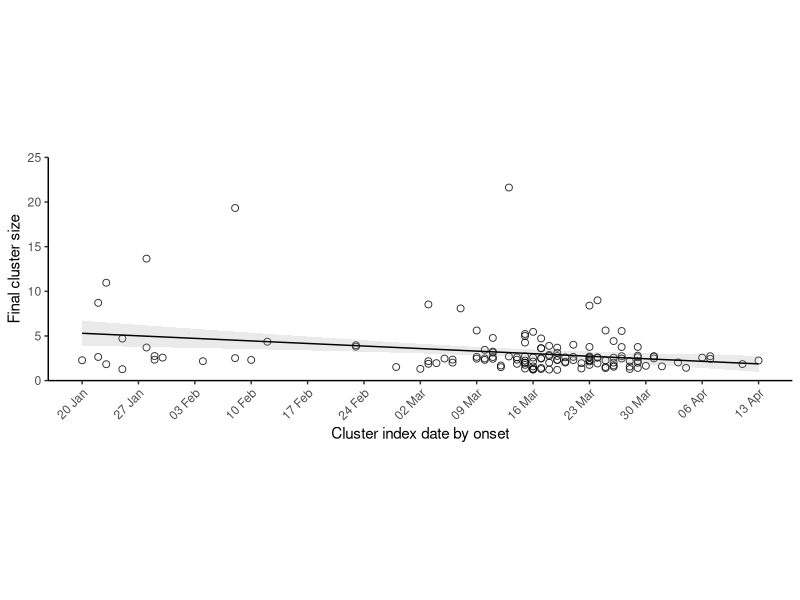
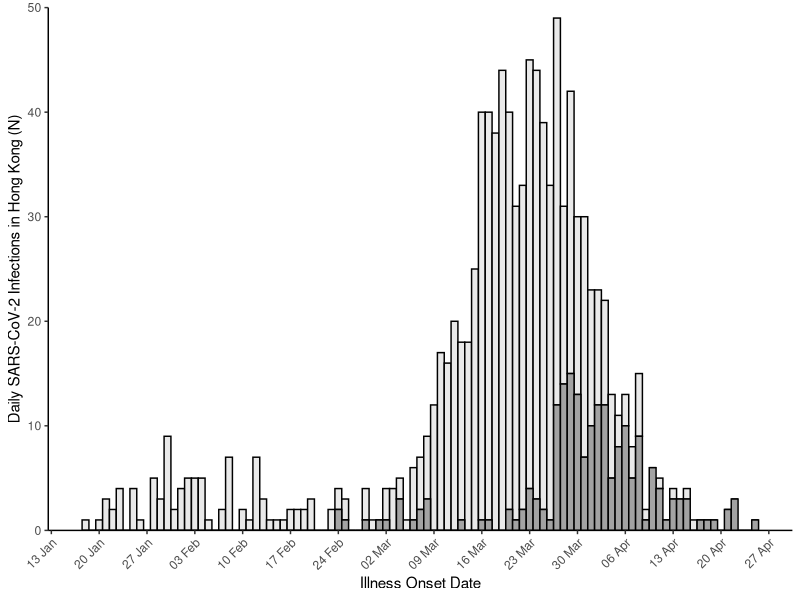
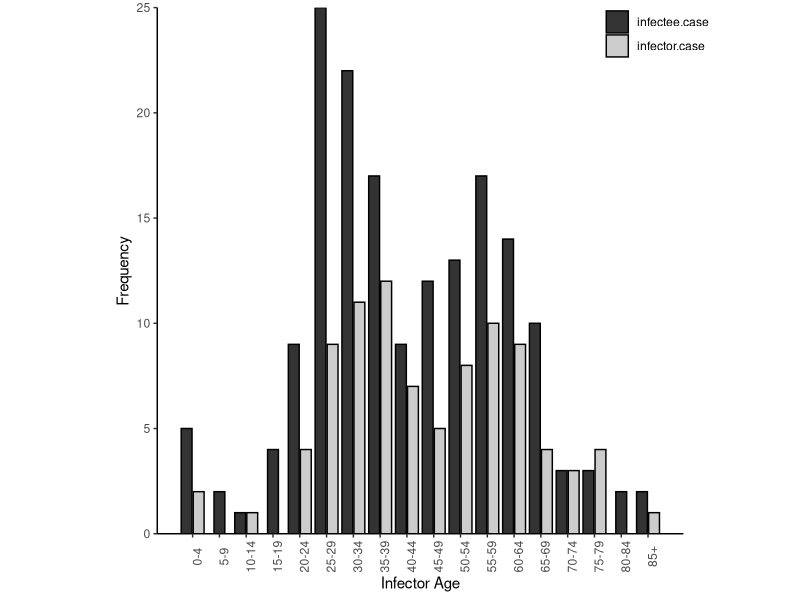
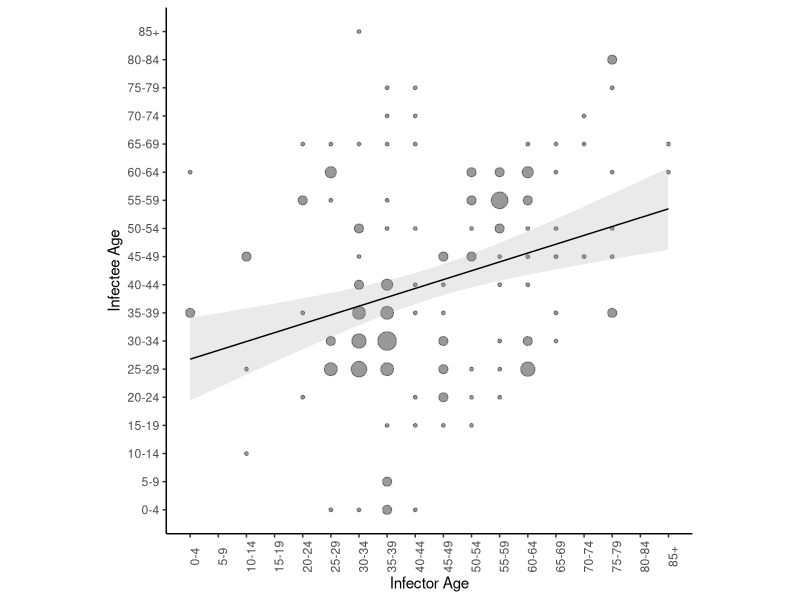

Generate these figures, in order, with R: (Note: this script raises an error after producing the figures.)
library(tidyverse)
library(lubridate)
library(fitdistrplus)
library(viridis)

#import data
case_data <- read_csv(file = "data/case_data.csv")
age_transmission_pairs <- read_csv(file = "data/age_pairs.csv")
sex_transmission_pairs <- read_csv(file = "data/sex_transmission_pairs.csv")
transmission_pairs <- read_csv(file = "data/transmission_pairs.csv")
bar_data <- read_csv("data/bar_data.csv")

#recode case_data dates
case_data <- case_data %>%
  mutate(onset.date = dmy(onset.date),
         confirm.date = dmy(confirm.date),
         epi.date = dmy(epi.date))

#Extended Data Figure 1 excluding N=106 outlier edited in post
case_data %>%
  filter(cluster.id != 0) %>%
  group_by(cluster.id) %>%
  mutate(cluster.size = n()) %>%
  arrange(epi.date) %>%
  slice(1L) %>%
  ggplot() +
  geom_jitter(aes(x = epi.date, y = cluster.size), alpha = 0.8, size = 2, shape = 21, width = 0, height = 0.8) +
  geom_smooth(method = lm, aes(x = epi.date, y = cluster.size), se = T, size = 0.5, colour = "black", alpha = 0.2) + 
  scale_x_date("Cluster index date by onset", date_breaks = "1 week", date_labels = "%d %b", minor_breaks = NULL) +
  scale_y_continuous("Final cluster size", expand = c(0,0), limits = c(0,25)) +
  theme_classic() +
  theme(aspect.ratio = 0.3, legend.position = "NULL", axis.text.x = element_text(angle = 45, hjust = 1))


##Stats for Extended Data Figure 1
case_data %>%
  filter(cluster.id != 0) %>%
  group_by(cluster.id) %>%
  mutate(cluster.size = n()) %>%
  arrange(epi.date) %>%
  slice(1L) %>%
  lm(as.numeric(epi.date) ~ cluster.size, data = .) %>%
  summary()


#Extended Data Figure 2
ggplot(data = case_data) +
  geom_histogram(aes(x = epi.date, fill = fct_rev(symptomatic)), colour = 'black', binwidth = 1, alpha = 0.9) +
  labs(x="Illness Onset Date") +
  theme_classic() +
  theme(axis.text.x = element_text(angle = 45, hjust = 1), legend.position = 'none') +
  scale_x_date(date_breaks = "1 week", 
               date_labels = "%d %b", 
               minor_breaks = NULL) +
  scale_y_continuous("Daily SARS-CoV-2 Infections in Hong Kong (N)", expand = c(0,0), limits = c(0,50)) +
  scale_fill_grey(start = 0.9, end = 0.6)

#####Extended Data Figure 3
#Figure 3A
ggplot(data=age_transmission_pairs) +
  geom_bar(aes(x = agegroup, fill = transmission), color = "black", position = position_dodge2(preserve = "single")) +
  theme_classic() +
  scale_x_continuous(name = "Infector Age", breaks = 1:18,
                     labels = c("0-4","5-9","10-14","15-19","20-24","25-29","30-34","35-39","40-44","45-49","50-54","55-59","60-64","65-69","70-74","75-79","80-84","85+")) +
  scale_y_continuous(name = "Frequency", expand = c(0,0)) +
  labs(fill = "Pair") +
  theme(aspect.ratio = 1, legend.position = c(0.95, 0.95), legend.title = element_blank(), axis.text.x = element_text(angle = 90)) +
  scale_fill_grey()

#Figure 3B (missing age for 1 case responsible for 11 secondary cases)
ggplot(data = transmission_pairs) +
  geom_count(aes(x = agegroup.infector, y = agegroup.infectee), colour = "black", alpha = 0.4) +
  geom_smooth(method = lm, aes(x=agegroup.infector, y=agegroup.infectee), se = T, size = 0.5, colour = "black", alpha = 0.2) +
  scale_x_continuous(name = "Infector Age", breaks = 1:18,
                     labels = c("0-4","5-9","10-14","15-19","20-24","25-29","30-34","35-39","40-44","45-49","50-54","55-59","60-64","65-69","70-74","75-79","80-84","85+")) +
  scale_y_continuous(name = "Infectee Age", breaks = 1:18,
                     labels = c("0-4","5-9","10-14","15-19","20-24","25-29","30-34","35-39","40-44","45-49","50-54","55-59","60-64","65-69","70-74","75-79","80-84","85+")) +
  theme_classic() +
  theme(aspect.ratio = 1, axis.text.x = element_text(angle = 90), legend.position = "none")


#Significance tests for Figure 3A and 3B
age_transmission_pairs %>%
  mutate(transmission = as_factor(transmission)) %>%
  t.test(age ~ transmission, data = .)

summary(lm(agegroup.infector ~ agegroup.infectee, data = transmission_pairs))

chisq_test(x = sex_transmission_pairs$male, y = sex_transmission_pairs$transmission)

###Extended Data figure 4 and supplementary table 4 (wave 1 wave 2)
## WAVE ONE
#count number of offspring per individual infector for wave one before march first
offspring_w1 <- transmission_pairs %>%
  dplyr::select(infector.case, infector.epi.date) %>%
  filter(infector.epi.date < "2020-03-01") %>%
  dplyr::select(infector.case) %>%
  group_by(infector.case) %>%
  count() %>%
  arrange(desc(n))

#count number of terminal infectees including sporadic local cases
infectee_w1 <- transmission_pairs %>%
  filter(infectee.epi.date < "2020-03-01") %>%
  dplyr::select(infector.case, infectee.case) %>%
  gather() %>%
  filter(key == 'infectee.case')

infector_w1 <- transmission_pairs %>%
  filter(infector.epi.date < "2020-03-01") %>%
  dplyr::select(infector.case, infectee.case) %>%
  gather() %>%
  filter(key == 'infector.case')

duplicate_w1 <- infector_w1 %>%
  left_join(., infectee_w1, by = 'value') %>%
  filter(key.y != 'NA') %>%
  dplyr::select(value) %>%
  distinct()

nterminal_infectees_w1 <- infectee_w1 %>% 
  dplyr::select(value) %>%
  filter(!value %in% duplicate_w1$value) %>%
  transmute(case.no = as.numeric(value)) %>%
  nrow() + 11

#create vector of complete offspring distribution for wave one with terminal cases having zero secondary cases
complete_offspringd_w1 <- enframe(c(offspring_w1$n, rep(0,nterminal_infectees_w1)))

#fit negative binomial distribution to wave one offspring distribution
nbfit_w1 <- complete_offspringd_w1 %>%
  pull(value) %>%
  fitdist(., distr = 'nbinom')

#calculation of proportion of cases who do not spread to anyone from nbfit and nbfit_boot of wave 1
dnbinom(0, size = 0.3981823, mu = 0.6064477)
dnbinom(0, size = 0.2071336, mu = 0.3838060)
dnbinom(0, size = 0.9461882, mu = 0.8586690)

#Plot Extended Data Figure 4A
ggplot() +
  geom_histogram(aes(x=complete_offspringd_w1$value, y = ..density..), fill = "#dedede", colour = "Black", binwidth = 1) +
  geom_point(aes(x = 0:11, y = dnbinom(x = 0:11, size = nbfit_w1$estimate[[1]], mu = nbfit_w1$estimate[[2]])), size = 1.5) +
  stat_smooth(aes(x = 0:11, y = dnbinom(x = 0:11, size = nbfit_w1$estimate[[1]], mu = nbfit_w1$estimate[[2]])), method = 'lm', formula = y ~ poly(x, 9), se = FALSE, size = 0.5, colour = 'black') +
  expand_limits(x = 0, y = 0) +
  scale_x_continuous("Epoch 1 Secondary Cases / Infector", expand = c(0, 0), breaks = 0:11)  +
  scale_y_continuous("Proportion",limits = c(0,0.8),expand = c(0, 0)) +
  theme_classic() +
  theme(aspect.ratio = 1)


### WAVE TWO
#count number of offspring per individual infector for wave two after march first. 
offspring_w2 <-transmission_pairs %>%
  dplyr::select(infector.case, infector.epi.date) %>%
  filter(infector.epi.date >= "2020-03-01") %>%
  dplyr::select(infector.case) %>%
  group_by(infector.case) %>%
  count() %>%
  arrange(desc(n))

#count number of terminal infectees including sporadic local cases
infectee_w2 <- transmission_pairs %>%
  filter(infectee.epi.date >= "2020-03-01") %>%
  dplyr::select(infector.case, infectee.case) %>%
  gather() %>%
  filter(key == 'infectee.case')

infector_w2 <- transmission_pairs %>%
  filter(infector.epi.date >= "2020-03-01") %>%
  dplyr::select(infector.case, infectee.case) %>%
  gather() %>%
  filter(key == 'infector.case')

duplicate_w2 <- infector_w2 %>%
  left_join(., infectee_w2, by = 'value') %>%
  filter(key.y != 'NA') %>%
  dplyr::select(value) %>%
  distinct()

nterminal_infectees_w2 <- infectee_w2 %>% 
  dplyr::select(value) %>%
  filter(!value %in% duplicate_w2$value) %>%
  transmute(case.no = as.numeric(value)) %>%
  nrow() + 35

#create vector of complete offspring distribution for wave one with terminal cases having zero secondary cases
complete_offspringd_w2 <- enframe(c(offspring_w2$n, rep(0,nterminal_infectees_w2)))

#fit negative binomial distribution to wave one offspring distribution
nbfit_w2 <- complete_offspringd_w2 %>%
  pull(value) %>%
  fitdist(., distr = 'nbinom')

#calculation of proportion of cases who do not spread to anyone from nbfit and nbfit_boot of wave 2
dnbinom(0, size = 0.4425313, mu = 0.5705630)
dnbinom(0, size = 0.2731069, mu = 0.4240127)
dnbinom(0, size = 0.8230628, mu = 0.7329678)

#Plot Extended Data Figure 4B
ggplot() +
  geom_histogram(aes(x=complete_offspringd_w2$value, y = ..density..), fill = "#dedede", colour = "Black", binwidth = 1) +
  geom_point(aes(x = 0:11, y = dnbinom(x = 0:11, size = nbfit_w2$estimate[[1]], mu = nbfit_w1$estimate[[2]])), size = 1.5) +
  stat_smooth(aes(x = 0:11, y = dnbinom(x = 0:11, size = nbfit_w2$estimate[[1]], mu = nbfit_w1$estimate[[2]])), method = 'lm', formula = y ~ poly(x, 9), se = FALSE, size = 0.5, colour = 'black') +
  expand_limits(x = 0, y = 0) +
  scale_x_continuous("Epoch 2 Secondary Cases / Infector", expand = c(0, 0), breaks = 0:11)  +
  scale_y_continuous("Proportion",limits = c(0,0.8),expand = c(0, 0)) +
  theme_classic() +
  theme(aspect.ratio = 1)

#Extended Data Figure 5
offspring <- transmission_pairs %>%
  dplyr::select(infector.case) %>%
  group_by(infector.case) %>%
  count() %>%
  arrange(desc(n))

transmission_pairs %>%
  dplyr::select(infector.case, infector.epi.date) %>%
  distinct() %>%
  left_join(., offspring, by = "infector.case") %>%
  arrange(desc(n)) %>%
  mutate(infector.epi.date = dmy(infector.epi.date)) %>%
  ggplot() +
  geom_bar(aes(x = infector.epi.date, y = n), stat = 'identity', fill = "#dedede", color = "black", size = 0.3) +
  scale_x_date("Infector Illness Onset Date",
               date_breaks = "1 week", 
               date_labels = "%d %b", 
               minor_breaks = NULL) +
  scale_y_continuous("Secondary Cases / Day", expand = c(0,0), limits = c(0,20)) +
  theme_classic() +
  theme(aspect.ratio = 0.3, axis.text.x = element_text(angle = 45, hjust = 1))


####SUPPLEMENTARY FIGURE 6 & SUPPLEMENTARY TABLE 3 & 5
###Supplementary Figure 6A and Table 3
#fit lognormal distribution by maximum likeihood
lgfit <- transmission_pairs %>%
  filter(onset.diff != 'NA', 
         onset.diff >=1 ) %>%
  pull(onset.diff) %>%
  fitdist(data = ., distr = 'lnorm')

#fit gamma distribution by maximum likeihood
gfit <- transmission_pairs %>%
  filter(onset.diff != 'NA', 
         onset.diff >=1 ) %>%
  pull(onset.diff) %>%
  fitdist(data = ., distr = 'gamma')

#fit weibull distribution by maximum likeihood
wfit <- transmission_pairs %>%
  filter(onset.diff != 'NA', 
         onset.diff >=1 ) %>%
  pull(onset.diff) %>%
  fitdist(data = ., distr = 'weibull')

summary(lgfit)
summary(gfit)
summary(wfit)

#bootstrapped analysis
gfit_boot <- summary(bootdist(gfit))
wfit_boot <- summary(bootdist(wfit))
lgfit_boot <- summary(bootdist(lgfit))

#Supplementary Figure 6A
transmission_pairs %>%
  filter(!is.na(onset.diff)) %>%
  ggplot() +
  geom_histogram(aes(x = onset.diff, y = ..density..), fill = '#dedede', colour = "black", binwidth = 1) +
  stat_function(fun = dgamma, args = list(shape = gfit$estimate[[1]], rate = gfit$estimate[[2]]), size = 0.8, linetype = 1) +
  stat_function(fun = dweibull, args = list(shape = wfit$estimate[[1]], scale = wfit$estimate[[2]]), size = 0.8, linetype = 2) +
  stat_function(fun = dlnorm, args = list(meanlog = lgfit$estimate[[1]], sdlog = lgfit$estimate[[2]]), size = 0.8, linetype = 3) +
  scale_x_continuous("Serial Interval (Days)") +
  scale_y_continuous("Proportion", expand = c(0,0), limits = c(0,0.20)) +
  theme_classic() +
  theme(aspect.ratio = 1)

###Supplementary Figure 6B and Table 5
#count number of offspring per individual infector
offspring <- transmission_pairs %>%
  dplyr::select(infector.case) %>%
  group_by(infector.case) %>%
  count() %>%
  arrange(desc(n))

#count number of terminal infectees including sporadic local cases
infectee <- transmission_pairs %>%
  dplyr::select(infector.case, infectee.case) %>%
  gather() %>%
  filter(key == 'infectee.case')

infector <-  transmission_pairs %>%
  dplyr::select(infector.case, infectee.case) %>%
  gather() %>%
  filter(key == 'infector.case')

duplicate <- infector %>%
  left_join(., infectee, by = 'value') %>%
  filter(key.y != 'NA') %>%
  dplyr::select(value) %>%
  distinct()

nterminal_infectees <- infectee %>% 
  dplyr::select(value) %>%
  filter(!value %in% duplicate$value) %>%
  transmute(case.no = as.numeric(value)) %>%
  nrow() + 46 #46 Sporadic Local cases without links to additional transmission

#create vector of complete offspring distribution with terminal cases having zero secondary cases
complete_offspringd <- enframe(c(offspring$n, rep(0,nterminal_infectees)))

#fit  distriubtions by maximum likelihood

nbfit <- complete_offspringd %>%
  pull(value) %>%
  fitdist(., distr = 'nbinom')

gefit <- complete_offspringd %>%
  pull(value) %>%
  fitdist(., distr = 'geom')

pfit <- complete_offspringd %>%
  pull(value) %>%
  fitdist(., distr = 'pois')

summary(nbfit)
summary(gefit)
summary(pfit)

#bootsprapped analysis
nbfit_boot <- summary(bootdist(nbfit))
gefit_boot <- summary(bootdist(gefit))
pfit_boot <- summary(bootdist(pfit))

#Figure 6B
ggplot() +
  geom_histogram(aes(x=complete_offspringd$value, y = ..density..), fill = "#dedede", colour = "black", binwidth = 1) +
  geom_point(aes(x = 0:11, y = dgeom(x = 0:11, prob = gefit$estimate[[1]])), color = 'black', size = 2, shape = 'triangle') +
  stat_smooth(aes(x = 0:11, y = dgeom(x = 0:11, prob = gefit$estimate[[1]])), method = 'lm', formula = y ~ poly(x, 9), se = FALSE, colour = 'black', size =0.8) +
  geom_point(aes(x = 0:11, y = dpois(x = 0:11, lambda = pfit$estimate[[1]])), color = 'black', size = 2, shape = 'square') +
  stat_smooth(aes(x = 0:11, y = dpois(x = 0:11, lambda = pfit$estimate[[1]])), method = 'lm', formula = y ~ poly(x, 9), se = FALSE, colour = 'black', size = 0.8, linetype = 3) +
  expand_limits(x = 0, y = 0) +
  scale_x_continuous("Secondary Cases / Infector", expand = c(0, 0), breaks = 0:11)  +
  scale_y_continuous("Density", limits = c(0,0.7), expand = c(0, 0)) +
  theme_classic() +
  theme(aspect.ratio = 1)

####Supplementary Figure 7 (dependant on negative binomial analysis above)

#Plot joint estiamte of R and k (Figure 7A)
nbfit_boot$estim %>%
  as_tibble() %>%
  ggplot() +  
  geom_point(aes(x = size, y = mu), shape = 21, size = 2, alpha = 0.8) +
  theme_classic() +
  theme(aspect.ratio = 1) +
  scale_x_continuous(expression(paste(italic("k"))), expand = c(0,0),limits = c(0,1.2), breaks = seq(0,1.2, by = 0.3)) +
  scale_y_continuous("R", expand = c(0,0),limits = c(0,1.0), breaks = seq(0,1.0, by = 0.2))

#Plot historgram of R estiamtes (Figure 7B)
nbfit_boot$estim %>%
  as_tibble() %>%
  ggplot() +
  geom_histogram(aes(x = mu), bins = 25, fill = "#dedede", colour = "black") +
  theme_classic() +
  theme(aspect.ratio = 1) +
  scale_x_continuous("R", expand = c(0,0)) +
  scale_y_continuous("Sampling distribution", expand = c(0,0), limits = c(0,150))

#Plot historgram of k estiamtes (Figure 7C)
nbfit_boot$estim %>%
  as_tibble() %>%
  ggplot() +
  geom_histogram(aes(x = size), bins = 25, fill = "#dedede", colour = "black") +
  theme_classic() +
  theme(aspect.ratio = 1) +
  scale_x_continuous(expression(paste(italic("k"))), expand = c(0,0)) +
  scale_y_continuous("Sampling distribution", expand = c(0,0), limits = c(0,150))


#Supplementary Figure 8 (dependant on analysis from Supplementary figure 4 above wave 1 and wave 2)
#Plot joint estiamte of R and k wave 1 (Figure 8A)
nbfit_boot_w1$estim %>%
  as_tibble() %>%
  ggplot() +  
  geom_point(aes(x = size, y = mu), shape = 21, size = 2, alpha = 0.8) +
  theme_classic() +
  theme(aspect.ratio = 1) +
  scale_x_continuous(expression(paste(italic("k"))), expand = c(0,0),limits = c(0,2.4),breaks = seq(0,2.4, by = 0.4)) +
  scale_y_continuous("R", expand = c(0,0),limits = c(0,1.2), breaks = seq(0,1.2, by = 0.2))

#Plot historgram of R estiamtes (Figure 8B)
nbfit_boot_w1$estim %>%
  as_tibble() %>%
  ggplot() +
  geom_histogram(aes(x = mu), bins = 25, fill = "#dedede", colour = "black") +
  theme_classic() +
  theme(aspect.ratio = 1) +
  scale_x_continuous("R", expand = c(0,0),limits = c(0,1.2), breaks = seq(0,1.2, by = 0.2)) +
  scale_y_continuous("Sampling distribution", expand = c(0,0), limits = c(0,300))

#Plot historgram of k estiamtes (Figure 8C)
nbfit_boot_w1$estim %>%
  as_tibble() %>%
  ggplot() +
  geom_histogram(aes(x = size), bins = 25, fill = "#dedede", colour = "black") +
  theme_classic() +
  theme(aspect.ratio = 1) +
  scale_x_continuous(expression(paste(italic("k"))), expand = c(0,0),limits = c(0,2.4), breaks = seq(0,2.4, by = 0.4)) +
  scale_y_continuous("Sampling distribution", expand = c(0,0), limits = c(0,400))

#Plot joint estiamte of R and k wave 2 (Figure 8D)
nbfit_boot_w2$estim %>%
  as_tibble() %>%
  ggplot() +  
  geom_point(aes(x = size, y = mu), shape = 21, size = 2, alpha = 0.8) +
  theme_classic() +
  theme(aspect.ratio = 1) +
  scale_x_continuous(expression(paste(italic("k"))), expand = c(0,0),limits = c(0,2.4),breaks = seq(0,2.4, by = 0.4)) +
  scale_y_continuous("R", expand = c(0,0),limits = c(0,1.2), breaks = seq(0,1.2, by = 0.2))

#Plot historgram of R estiamtes (Figure 8E)
nbfit_boot_w2$estim %>%
  as_tibble() %>%
  ggplot() +
  geom_histogram(aes(x = mu), bins = 25, fill = "#dedede", colour = "black") +
  theme_classic() +
  theme(aspect.ratio = 1) +
  scale_x_continuous("R", expand = c(0,0),limits = c(0,1.2), breaks = seq(0,1.2, by = 0.2)) +
  scale_y_continuous("Sampling distribution", expand = c(0,0), limits = c(0,300)) 

#Plot historgram of k estiamtes (Figure 8F)
nbfit_boot_w2$estim %>%
  as_tibble() %>%
  ggplot() +
  geom_histogram(aes(x = size), bins = 25, fill = "#dedede", colour = "black") +
  theme_classic() +
  theme(aspect.ratio = 1) +
  scale_x_continuous(expression(paste(italic("k"))), expand = c(0,0),limits = c(0,2.4), breaks = seq(0,2.4, by = 0.4)) +
  scale_y_continuous("Sampling distribution", expand = c(0,0), limits = c(0,400))


###Extended Data Figure 9

##Figure 9A
bar_data %>%
  mutate(cluster.generation = as.ordered(cluster.generation)) %>%
  ggplot() +
  geom_bar(aes(x = epi.date, fill = cluster.generation), width = 0.9) +
  scale_x_date(name = "Onset Date",
               date_breaks = "2 days", 
               date_labels = "%d %b", 
               minor_breaks = NULL) +
  scale_y_continuous("Case Count", expand = c(0,0), breaks = seq(0,16, by = 2), limits = c(0,16)) +
  theme_classic() +
  theme(aspect.ratio = 0.3, 
        legend.position = 'none', 
        axis.text.x = element_text(angle = 45, hjust = 1 )) +
  scale_fill_viridis_d()

#Figure 9B
bar_data %>%
  ggplot() +
  geom_bar(aes(x = age.group, fill = cluster.generation)) +
  scale_x_continuous(name = "Age Group", expand = c(0,0), breaks = 1:18,
                     labels = c("0-4",
                                "5-9",
                                "10-14",
                                "15-19",
                                "20-24",
                                "25-29",
                                "30-34",
                                "35-39",
                                "40-44",
                                "45-49",
                                "50-54",
                                "55-59",
                                "60-64",
                                "65-69",
                                "70-74",
                                "75-79",
                                "80-84",
                                "85+")) +
  scale_y_continuous("Case Count", expand = c(0,0), breaks = seq(0,25, by = 5), limits = c(0,25)) +
  theme_classic() +
  theme(aspect.ratio = 0.3, 
        legend.position = 'none', 
        axis.text.x = element_text(angle = 45, hjust = 1 )) +
  scale_fill_viridis_d()

#Figure 9C (additional editing for production done in post)
bar_data %>%
  mutate(cluster.generation = as.ordered(cluster.generation)) %>%
  dplyr::select(-epi.date, -age.group) %>%
  filter(!is.na(onset.date)) %>%
  gather(date.type, date, -c(case.no, cluster.generation)) %>%
  mutate(case.no = factor(case.no, levels=rev(unique(case.no)), ordered=TRUE)) %>%
  mutate(date = as.Date(date, origin = "1970-01-01")) %>%
  ggplot() +
  geom_line(aes(x=rev(case.no), y=date, colour = cluster.generation), size = 3) +
  labs(x=NULL, y="Onset-to-Confirmation") +
  scale_y_date(date_breaks = "3 day", 
               date_labels = "%d %b", 
               minor_breaks = NULL) +
  scale_x_discrete(breaks = NULL) +
  theme_classic() +
  theme(legend.position = 'none', panel.grid.major.y = element_line(colour = 'grey')) +
  scale_color_viridis_d()
